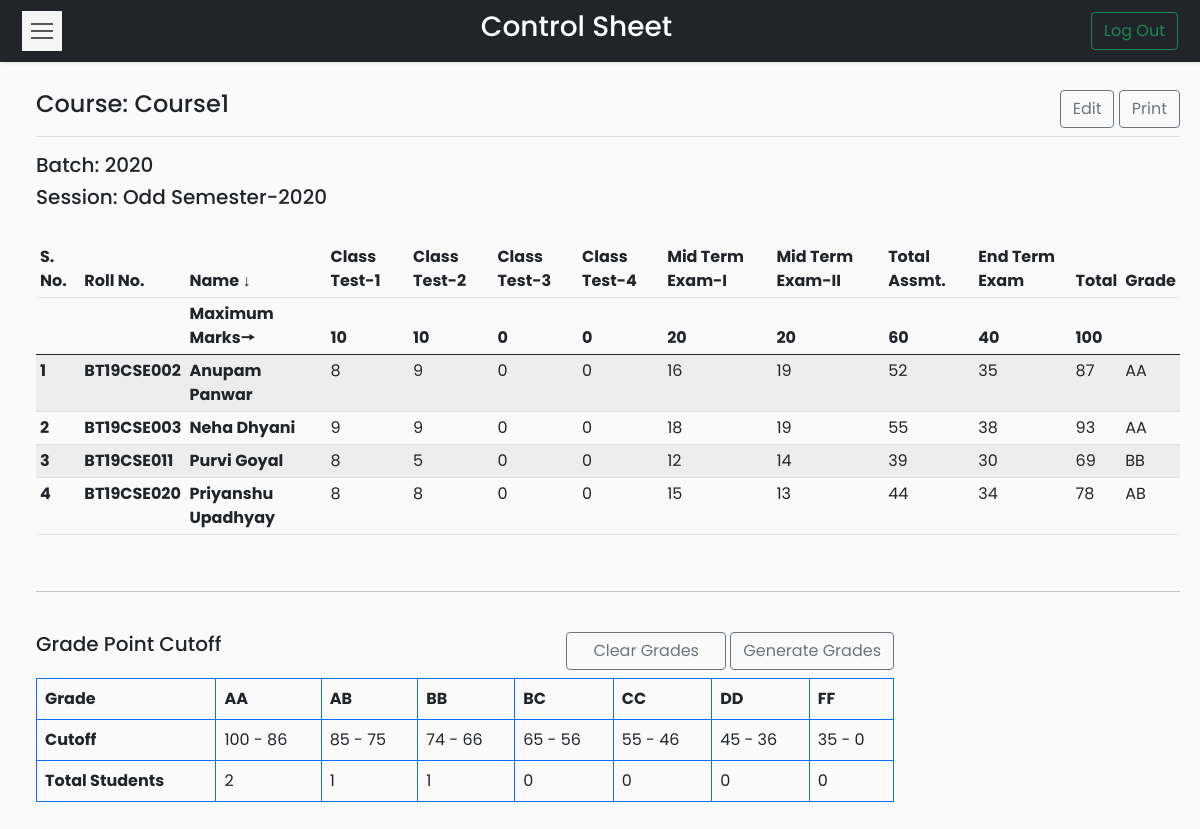
The page /Codes/coursetable.php?course=CSL-X1 (signed in) on the database its author committed.
### tables this page shows
CREATE TABLE `courses` (
  `id` int(11) NOT NULL,
  `course_name` varchar(50) NOT NULL,
  `course_code` varchar(20) NOT NULL,
  `semester` varchar(25) NOT NULL,
  `batch` varchar(20) NOT NULL
);

CREATE TABLE `controlsheet` (
  `course_code` varchar(20) NOT NULL,
  `roll_no` varchar(20) NOT NULL,
  `name` varchar(50) NOT NULL,
  `class_test_1` float NOT NULL DEFAULT 0,
  `class_test_2` float NOT NULL DEFAULT 0,
  `class_test_3` float NOT NULL DEFAULT 0,
  `class_test_4` float NOT NULL DEFAULT 0,
  `mid_term_1` float NOT NULL DEFAULT 0,
  `mid_term_2` float NOT NULL DEFAULT 0,
  `total_assessment` float NOT NULL DEFAULT 0,
  `end_term` float NOT NULL DEFAULT 0,
  `total_marks` float NOT NULL DEFAULT 0,
  `grade` varchar(5) NOT NULL
);

CREATE TABLE `gradewindow` (
  `course_code` varchar(20) NOT NULL,
  `grade` varchar(5) NOT NULL,
  `lower_cutoff` float NOT NULL,
  `upper_cutoff` float NOT NULL,
  `no_of_students` int(5) NOT NULL
);

### Codes/coursetable.php (the view, shortened to what this page needs)
<?php
if (isset($_SESSION['id'])) {
?>
    <!DOCTYPE html>
    <html>
    <head>
        <link rel="stylesheet" href="css/bootstrap.min.css">
        <link rel="stylesheet" href="css/custom.css">
        <?php
        require_once __DIR__ . '/connection/connect.php';
        if (isset($_GET['course'])) {
            $cd = $_GET['course'];
        } else {
            header('Location: dashboard.php?error=ERROR OCCURRED');
            exit();
        }
        ?>
    </head>
    <body>
        <nav class="navbar navbar-light bg-dark">
            <div class="container-fluid">
                <button type="button" id="sidebarCollapse" class="navbar-btn">
                    <span></span>
                    <span></span>
                    <span></span>
                </button>
                <span class="text-white h3">Control Sheet</span>
                <form class="d-flex">
                    <a href="logout.php">
                        <button class="btn btn-outline-success" type="button">Log Out</button>
                    </a>
                </form>
            </div>
        </nav>
        <div class="wrapper">
            <div id="content">
                <?php
                $sql = "SELECT course_name, semester, batch FROM courses WHERE course_code='$cd'";
                $result = $conn->query($sql);
                $row = $result->fetch_assoc();
                $cn = $row['course_name'];
                ?>
                <main class="col-md-auto ms-sm-3 col-lg-auto px-md-auto" id="printableTable">
                    <div class="d-flex justify-content-between flex-wrap flex-md-nowrap align-items-center pt-2 pb-2 mb-3 border-bottom btn-toolbar mb-3" role="toolbar" aria-label="Toolbar with button groups">
                        <h4 class="h4"><?php echo "Course: " . $cn ?></h4>
                        <div class="d-grid gap-2 d-md-block" role="group" aria-label="First group">
                            <a type="button" class="btn btn-outline-secondary" href="edit.php?course=<?php echo $cd ?>">Edit</a>
                            <a type="button" class="btn btn-outline-secondary" target="_blank" href="print.php?course=<?php echo $cd ?>">Print</a>
                        </div>
                    </div>
                    <h5>Batch: <?php echo $row['batch']; ?></h5>
                    <h5>Session: <?php echo $row['semester']; ?></h5>
                    <br>
                    <div class="table-responsive">
                        <table class="table table-striped table-sm">
                            <thead>
                                <tr>
                                    <th>S. No.</th>
                                    <th>Roll No.</th>
                                    <th>Name ↓</th>
                                    <th>Class Test-1</th>
                                    <th>Class Test-2</th>
                                    <th>Class Test-3</th>
                                    <th>Class Test-4</th>
                                    <th>Mid Term Exam-I</th>
                                    <th>Mid Term Exam-II</th>
                                    <th>Total Assmt.</th>
                                    <th>End Term Exam</th>
                                    <th>Total</th>
                                    <th>Grade</th>
                                </tr>
                                <tr>
                                    <th></th>
                                    <th></th>
                                    <?php
                                    $sql = "SELECT * FROM controlsheet WHERE course_code='$cd'";
                                    $result = $conn->query($sql);
                                    if ($row = $result->fetch_assoc()) {
                                    ?>
                                        <th>Maximum Marks🠖</th>
                                        <th><?php echo $row['class_test_1']; ?></th>
                                        <th><?php echo $row['class_test_2']; ?></th>
                                        <th><?php echo $row['class_test_3']; ?></th>
                                        <th><?php echo $row['class_test_4']; ?></th>
                                        <th><?php echo $row['mid_term_1']; ?></th>
                                        <th><?php echo $row['mid_term_2']; ?></th>
                                        <th><?php echo $row['total_assessment']; ?></th>
                                        <th><?php echo $row['end_term']; ?></th>
                                        <th><?php echo $row['total_marks']; ?></th>
                                        <th><?php echo $row['grade']; ?></th>
                                    <?php } ?>
                                </tr>
                            </thead>
                            <tbody>
                                <?php
                                $i = 1;
                                while ($row = $result->fetch_assoc()) { ?>
                                    <tr>
                                        <td><strong><?php echo $i++; ?></strong></td>
                                        <td><strong><?php echo $row['roll_no']; ?></strong></td>
                                        <td><strong><?php echo $row['name']; ?></strong></td>
                                        <td><?php echo $row['class_test_1']; ?></td>
                                        <td><?php echo $row['class_test_2']; ?></td>
                                        <td><?php echo $row['class_test_3']; ?></td>
                                        <td><?php echo $row['class_test_4']; ?></td>
                                        <td><?php echo $row['mid_term_1']; ?></td>
                                        <td><?php echo $row['mid_term_2']; ?></td>
                                        <td><?php echo $row['total_assessment']; ?></td>
                                        <td><?php echo $row['end_term']; ?></td>
                                        <td><?php echo $row['total_marks']; ?></td>
                                        <td><?php echo $row['grade']; ?></td>
                                    </tr>
                                <?php } ?>
                            </tbody>
                        </table>
                    </div>
                    <br>
                    <hr>
                    <br>
                    <div class="table-responsive grade">
                        <div class="sameline grades">
                            <div class="text-start h5">Grade Point Cutoff</div>
                            <div>
                                <a class="btn btn-outline-secondary mb-2" style="padding-right: 1.63rem; padding-left:1.63rem" href="clear.php?course=<?php echo $cd ?>">Clear Grades</a>
                                <a class="btn btn-outline-secondary mb-2" href="generate.php?course=<?php echo $cd ?>">Generate Grades</a>
                            </div>
                        </div>
                        <table class="table table-bordered border-primary grades">
                            <thead>
                                <tr>
                                    <td><strong>Grade</strong></td>
                                    <?php
                                    $sql = "SELECT grade FROM gradewindow WHERE course_code='$cd' ORDER BY grade";
                                    $result = $conn->query($sql);
                                    while ($row = $result->fetch_assoc()) {
                                    ?>
                                        <td><strong><?php echo $row['grade'];
                                        } ?></strong></td>
                                </tr>
                            </thead>
                            <tbody>
                                <tr>
                                    <td scope="row"><strong>Cutoff</strong></td>
                                    <?php
                                    $sql = "SELECT grade,lower_cutoff,upper_cutoff FROM gradewindow WHERE course_code='$cd' ORDER BY grade";
                                    $result = $conn->query($sql);
                                    while ($row = $result->fetch_assoc()) {
                                    ?>
                                        <td scope="row"><?php echo $row['upper_cutoff']; ?> - <?php echo $row['lower_cutoff']; ?></td>
                                        <?php } ?>
                                </tr>
                                <tr>
                                    <td><strong>Total Students</strong></td>
                                    <?php
                                    $sql = "SELECT grade,no_of_students FROM gradewindow WHERE course_code='$cd' ORDER BY grade";
                                    $result = $conn->query($sql);
                                    while ($row = $result->fetch_assoc()) {
                                    ?>
                                        <td scope="row"><?php echo $row['no_of_students']; ?></td>
                                        <?php } ?>
                                </tr>
                            </tbody>
                        </table>
                    </div>
                </main>
            </div>
        </div>
    <?php
} else {
    header('Location: index.php?error=INVALID REQUEST');
    exit();
}
    ?>
    </body>
    </html>

### Codes/css/custom.css (style rules this page uses)
body { font-family: 'Poppins', sans-serif; background: #fafafa; }
a, a:hover, a:focus { color: inherit; text-decoration: none; transition: all 0.3s; }
.navbar { padding: 10px 10px; background: #fff; border: none; border-radius: 5; margin-bottom: 0px; box-shadow: 1px 1px 3px rgba(0, 0, 0, 0.1); }
.navbar-btn { box-shadow: none; outline: none !important; border: none; }
.wrapper { display: flex; width: 100%; align-items: stretch; perspective: 1500px; }
.grades { width:75%; }
.sameline { display: flex; justify-content: space-between; }
#content { width: 100%; padding: 20px; min-height: 100vh; transition: all 0.3s; }
#sidebarCollapse { width: 40px; height: 40px; background: #f5f5f5; cursor: pointer; }
#sidebarCollapse span { width: 80%; height: 2px; margin: 0 auto; display: block; background: #555; transition: all 0.8s cubic-bezier(0.810, -0.330, 0.345, 1.375); transition-delay: 0.2s; }
#sidebarCollapse span:first-of-type { transform: rotate(45deg) translate(2px, 2px); }
#sidebarCollapse span:nth-of-type(2) { opacity: 0; }
#sidebarCollapse span:last-of-type { transform: rotate(-45deg) translate(1px, -1px); }
@media (max-width: 10000px) { #sidebarCollapse span:first-of-type, #sidebarCollapse span:nth-of-type(2), #sidebarCollapse span:last-of-type { transform: none; opacity: 1; margin: 5px auto; } }

### rows shown on the page
courses: course_name "Course1", batch "2020", semester "Odd Semester-2020"
controlsheet: class_test_1 "10", class_test_2 "10", class_test_3 "0", class_test_4 "0", mid_term_1 "20", mid_term_2 "20", total_assessment "60", end_term "40", total_marks "100"
controlsheet: roll_no "BT19CSE002", name "Anupam Panwar", class_test_1 "8", class_test_2 "9", class_test_3 "0", class_test_4 "0", mid_term_1 "16", mid_term_2 "19", total_assessment "52", end_term "35", total_marks "87", grade "AA"
controlsheet: roll_no "BT19CSE003", name "Neha Dhyani", class_test_1 "9", class_test_2 "9", class_test_3 "0", class_test_4 "0", mid_term_1 "18", mid_term_2 "19", total_assessment "55", end_term "38", total_marks "93", grade "AA"
controlsheet: roll_no "BT19CSE011", name "Purvi Goyal", class_test_1 "8", class_test_2 "5", class_test_3 "0", class_test_4 "0", mid_term_1 "12", mid_term_2 "14", total_assessment "39", end_term "30", total_marks "69", grade "BB"
controlsheet: roll_no "BT19CSE020", name "Priyanshu Upadhyay", class_test_1 "8", class_test_2 "8", class_test_3 "0", class_test_4 "0", mid_term_1 "15", mid_term_2 "13", total_assessment "44", end_term "34", total_marks "78", grade "AB"
gradewindow: grade "AA", upper_cutoff "100", lower_cutoff "86", no_of_students "2"
gradewindow: grade "AB", upper_cutoff "85", lower_cutoff "75", no_of_students "1"
gradewindow: grade "BB", upper_cutoff "74", lower_cutoff "66", no_of_students "1"
gradewindow: grade "BC", upper_cutoff "65", lower_cutoff "56", no_of_students "0"
gradewindow: grade "CC", upper_cutoff "55", lower_cutoff "46", no_of_students "0"
gradewindow: grade "DD", upper_cutoff "45", lower_cutoff "36", no_of_students "0"
gradewindow: grade "FF", upper_cutoff "35", lower_cutoff "0", no_of_students "0"
